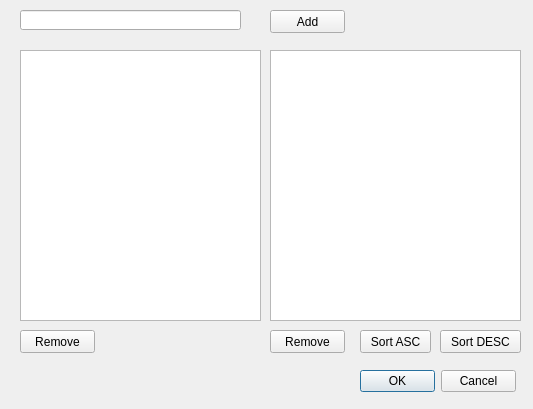
<?xml version="1.0" encoding="UTF-8"?>
<ui version="4.0">
 <class>Dialog</class>
 <widget class="QDialog" name="Dialog">
  <property name="geometry">
   <rect>
    <x>0</x>
    <y>0</y>
    <width>533</width>
    <height>409</height>
   </rect>
  </property>
  <property name="windowTitle">
   <string>Dialog</string>
  </property>
  <widget class="QDialogButtonBox" name="buttonBox">
   <property name="geometry">
    <rect>
     <x>360</x>
     <y>370</y>
     <width>156</width>
     <height>23</height>
    </rect>
   </property>
   <property name="standardButtons">
    <set>QDialogButtonBox::Cancel|QDialogButtonBox::Ok</set>
   </property>
  </widget>
  <widget class="QLineEdit" name="mText">
   <property name="geometry">
    <rect>
     <x>20</x>
     <y>10</y>
     <width>221</width>
     <height>20</height>
    </rect>
   </property>
  </widget>
  <widget class="QListView" name="mList">
   <property name="geometry">
    <rect>
     <x>20</x>
     <y>50</y>
     <width>241</width>
     <height>271</height>
    </rect>
   </property>
  </widget>
  <widget class="QPushButton" name="mButRemoveItem">
   <property name="geometry">
    <rect>
     <x>20</x>
     <y>330</y>
     <width>75</width>
     <height>23</height>
    </rect>
   </property>
   <property name="text">
    <string>Remove</string>
   </property>
  </widget>
  <widget class="QPushButton" name="mButSortOrderAsc">
   <property name="geometry">
    <rect>
     <x>360</x>
     <y>330</y>
     <width>71</width>
     <height>23</height>
    </rect>
   </property>
   <property name="text">
    <string>Sort ASC</string>
   </property>
  </widget>
  <widget class="QPushButton" name="mButSortOrderDesc">
   <property name="geometry">
    <rect>
     <x>440</x>
     <y>330</y>
     <width>81</width>
     <height>23</height>
    </rect>
   </property>
   <property name="text">
    <string>Sort DESC</string>
   </property>
  </widget>
  <widget class="QPushButton" name="mButAddText">
   <property name="geometry">
    <rect>
     <x>270</x>
     <y>10</y>
     <width>75</width>
     <height>23</height>
    </rect>
   </property>
   <property name="text">
    <string>Add</string>
   </property>
  </widget>
  <widget class="QPushButton" name="mButRemoveSortItem">
   <property name="geometry">
    <rect>
     <x>270</x>
     <y>330</y>
     <width>75</width>
     <height>23</height>
    </rect>
   </property>
   <property name="text">
    <string>Remove</string>
   </property>
  </widget>
  <widget class="QListView" name="mSortList">
   <property name="geometry">
    <rect>
     <x>270</x>
     <y>50</y>
     <width>251</width>
     <height>271</height>
    </rect>
   </property>
  </widget>
 </widget>
 <layoutdefault spacing="6" margin="11"/>
 <resources/>
 <connections/>
</ui>
